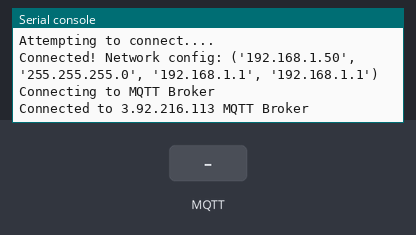
Bench run of a program on a simulated Raspberry Pi Pico running MicroPython. On the bench: the last lines printed to the serial console. Inputs (shaded band) come from the test bench. WiFi joins after 1.5 s; no MQTT or app messages arrive unless stated; the clock reads 2024-03-15 10:24:30 at power-on unless the program sets it.

Above: at 3.3 s.
3.4 s: MQTT message "1" arrives on the first subscribed topic
At 4.1 s:
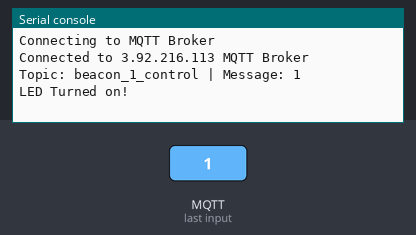
4.9 s: MQTT message "0" arrives on the first subscribed topic
At 5.2 s:
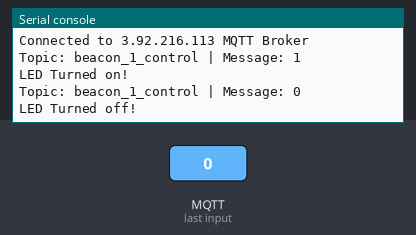
6.4 s: MQTT message "on" arrives on the first subscribed topic
At 7.6 s:
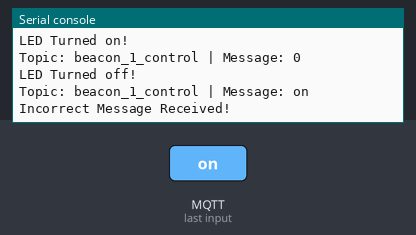
7.9 s: MQTT message "off" arrives on the first subscribed topic
At 8.7 s:
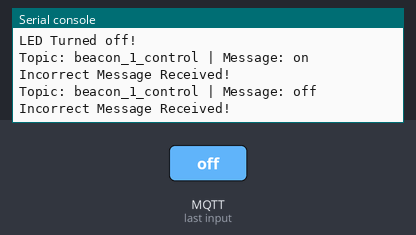

The program:

beacon.py
```python
# boot.py -- run on boot-up
import network, utime, machine
import time
import ubinascii
from umqtt.simple import MQTTClient
import machine
import random

# Replace the following with your WIFI Credentials
SSID = "myhotspot"
SSID_PASSWORD = "racemicracemate"


def do_connect():
    sta_if = network.WLAN(network.STA_IF)
    if not sta_if.isconnected():
        print('connecting to network...')
        sta_if.active(True)
        sta_if.connect(SSID, SSID_PASSWORD)
        while not sta_if.isconnected():
            print("Attempting to connect....")
            utime.sleep(1)
    print('Connected! Network config:', sta_if.ifconfig())

print("Connecting to your wifi...")
do_connect()

mqtt_server = '3.92.216.113'
client_id = 'PicoW_1'
user_t = 'BalanceBug'
password_t = '123'
topic_sub = 'beacon_1_control'
keep_alive=30

last_message = 0
message_interval = 5
counter = 0

def mqtt_connect():
    client = MQTTClient(client_id, mqtt_server, user=user_t, password=password_t, keepalive=60)
    client.connect()
    print('Connected to %s MQTT Broker'%(mqtt_server))
    return client

def reconnect():
    print('Failed to connected to MQTT Broker. Reconnecting...')
    time.sleep(5)
    machine.reset()

# This code is executed once a new message is published
def new_message_callback(topic, msg):
    topic , msg=topic.decode('ascii') , msg.decode('ascii')
    print("Topic: "+topic+" | Message: "+msg)
    if msg == '1':
        # TODO: Insert code to turn LED on here
        print("LED Turned on!")
    elif msg == '0':
        # TODO: Insert code to turn LED off here
        print("LED Turned off!")
    else:
        print("Incorrect Message Received!")

try:
    print("Connecting to MQTT Broker")
    client = mqtt_connect()
    client.set_callback(new_message_callback)
    client.subscribe(topic_sub.encode('utf-8'))

except OSError as e:
    reconnect()

last_message=time.time()

# Main loop
while True:
    try:
        client.check_msg()
        time.sleep(0.001)
        if (time.time() - last_message) > keep_alive:
              client.publish(topic_sub, "Keep alive message")
              last_message = time.time()

    except OSError as e:
        print(e)
        reconnect()
        pass

client.disconnect()
```

Measured:
- after the input at 3.4 s, the serial console: prints a new line at once (image 1)
- after the input at 4.9 s, the serial console: prints a new line at once (image 2)
- after the input at 6.4 s, the serial console: prints a new line at once (image 3)
- after the input at 7.9 s, the serial console: prints a new line at once (image 4)
